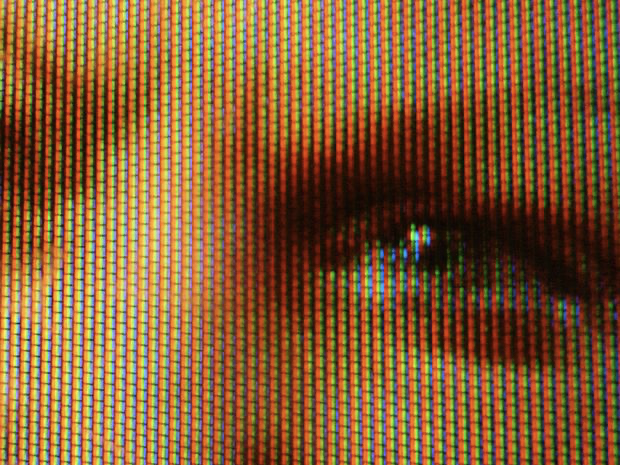
#> input picture FUNDAMENTALS_DJ/23. 파이썬으로 이미지 파일 다루기/python_image_proc/pillow_practice.png, 620 x 465 px
$ jupyter execute --allow-errors Untitled.ipynb
#> lines starting #> are read from the running program, lines starting #| are printed output that depends on the picture
# 23-3. Pillow 사용법

[cell 1]
import numpy as np
from PIL import Image

data = np.zeros([32, 32, 3], dtype=np.uint8)
image = Image.fromarray(data, 'RGB')
#> image: PIL image 32x32 RGB; every value is 0
image.show()

[cell 2]
data[:, :] = [255, 0, 0]
image = Image.fromarray(data, 'RGB')
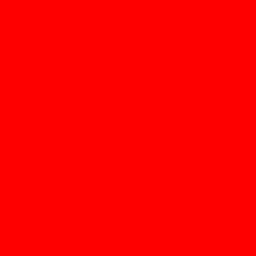
#> image: PIL image 32x32 RGB (shown 8 times larger); mean R, G, B 255, 0, 0
image.show()

[cell 3]
data = np.zeros([128, 128, 3], dtype=np.uint8)
data[:, :] = [255, 255, 255]
image = Image.fromarray(data, 'RGB')
#> image: PIL image 128x128 RGB; every value is 255
image.show()

[cell 4]
from PIL import Image
import os

# 연습용 파일 경로
image_path = 'python_image_proc/pillow_practice.png'

# 이미지 열기
img = Image.open(image_path)
#> img is the input picture: PIL image 620x465 RGBA; mean R, G, B, A 132.3, 92.5, 51.8, 255
img.show()

# width와 height 출력
print(img.width)
#| 620
print(img.height)
#| 465

# JPG 파일 형식으로 저장해보기
new_image_path = 'python_image_proc/pillow_practice.jpg'
img = img.convert('RGB')
#> img: PIL image 620x465 RGB
img.save(new_image_path)

[cell 5]
resized_image = img.resize((100,200))
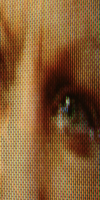
#> resized_image: PIL image 100x200 RGB; mean R, G, B 132.3, 92.5, 51.8
resized_image.show()

resized_image_path = 'python_image_proc/pillow_practice_resized.png'
resized_image.save(resized_image_path)

[cell 6]
box = (300, 100, 600, 400)
region = img.crop(box)
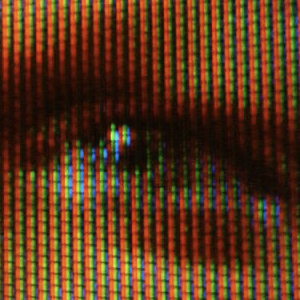
#> region: PIL image 300x300 RGB; mean R, G, B 90.9, 54.7, 27.1
region.show()

cropped_image_path = 'python_image_proc/pillow_practice_cropped.png'
region.save(cropped_image_path)
